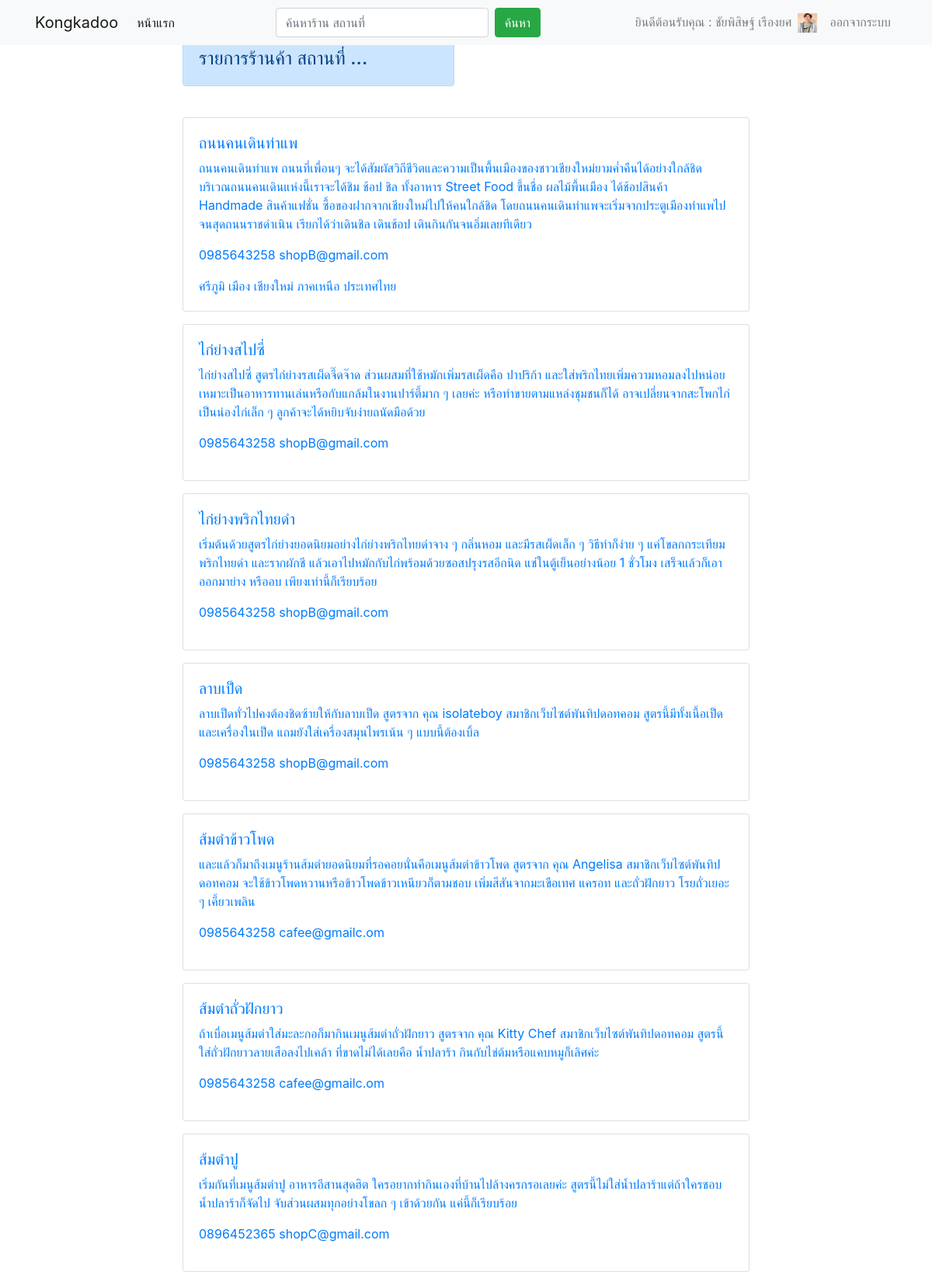
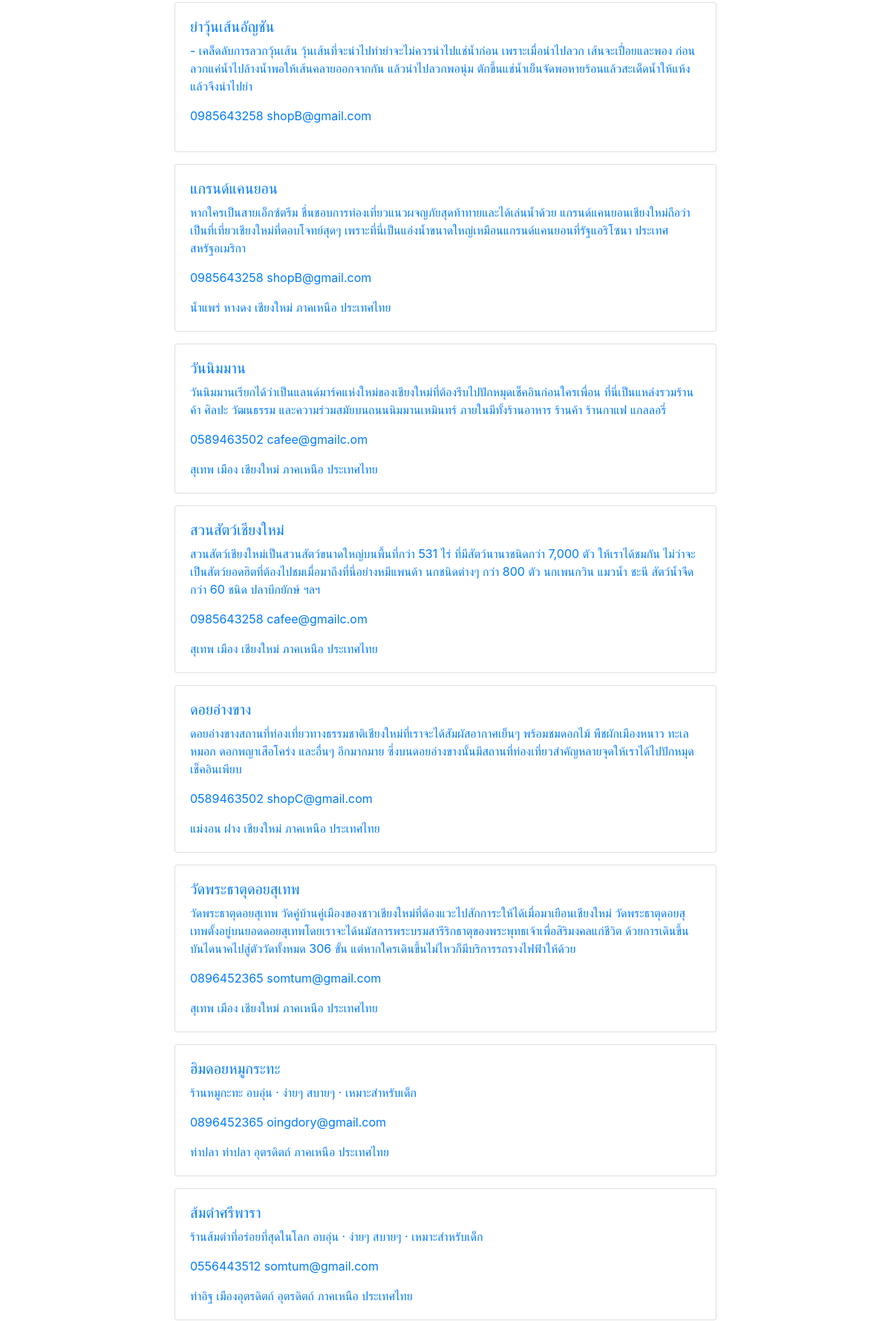
Page /index.php (signed in, upper part) on the committed database (2 pictures, top to bottom).
### tables this page shows
CREATE TABLE `shop` (
  `idshop` int(11) NOT NULL,
  `shop_name` varchar(255) NOT NULL,
  `shop_phone` varchar(10) NOT NULL,
  `shop_email` varchar(255) NOT NULL,
  `shop_explain` text NOT NULL,
  `shop_country` varchar(255) NOT NULL,
  `shop_geography` varchar(255) NOT NULL,
  `shop_province` varchar(255) NOT NULL,
  `shop_amphur` varchar(255) NOT NULL,
  `shop_district` varchar(255) NOT NULL,
  `shop_village` varchar(255) NOT NULL,
  `shop_pic` varchar(255) NOT NULL,
  `shop_username` varchar(255) NOT NULL,
  `shop_type` varchar(255) NOT NULL
);

### index.php (the view, shortened to what this page needs)
<?php session_start();
include 'header.php';
if (isset($_POST['search'])) {
    $search = '%' . $_POST['search'] . '%';
    $sql = 'SELECT * from review where (topic LIKE"' . $search . '")';
    $sql .= 'or (content LIKE "' . $search . '")order by idreview desc';
} else {
    $sql = 'SELECT * from shop order by idshop desc';
}
$result = mysql_query($sql) or die(mysql_error());
?>
<div class="container">
    <div class="row">
        <div class="col-sm col-md col-lg col-xl">
            <nav class="navbar navbar-expand-lg fixed-top navbar-light bg-light">
                <div class="container">
                    <a class="navbar-brand" href="index.php">Kongkadoo</a>
                    <div class="collapse navbar-collapse" id="navbarSupportedContent">
                        <ul class="navbar-nav mr-auto">
                            <li class="nav-item active">
                                <a class="nav-link" href="index.php">หน้าแรก <span class="sr-only">(current)</span></a>
                            </li>
                        </ul>
                        <form id="formsearch" name="formsearch" method="post" action="search_file.php"
                            class="form-inline my-4 my-lg-0">
                            <input name="search" type="text" id="search" required class="form-control mr-sm-2"
                                placeholder="ค้นหาร้าน สถานที่" />
                            <button class="btn btn-success my-2 my-sm-0" type="submit">ค้นหา</button>
                        </form>
                        <ul class="navbar-nav ml-auto">
                            <?php if (isset($_SESSION['id'])) {?>
                            <li class="nav-item">
                                <span class="navbar-text">
                                    <?php echo "ยินดีต้อนรับคุณ : " . $_SESSION['fullname']; ?>
                                </span>
                            </li>
                            <li class="nav-item">
                                <a class="nav-link" href=""><img src="Image/<?php echo $_SESSION['pic']; ?>" alt=""
                                        width="25" height="25"> <span class="sr-only">(current)</span></a>
                            </li>
                            <li class="nav-item">
                                <a class="nav-link" href="logout.php">ออกจากระบบ </a>
                            </li>
                            <?php }?>
                        </ul>
                    </div>
                </div>
            </nav>
        </div>
    </div>
</div>
<br>
<br>
<div class="container">
    <div class="row">
        <div class=col-2></div>
        <div class=col-4>
            <div class="alert alert-primary" role="alert">
                <h4>รายการร้านค้า สถานที่ ...</h4>
            </div>
        </div>
    </div>
    <div class="row">
        <div class="col-2"></div>
        <div class="col-8">
            <br>
            <?php
while ($row = mysql_fetch_assoc($result)) {
    echo "<div class='card'>";
    echo "<div class='card-body text-white '>";
    echo "<H5 class='card-text'><a href='shop_profile.php?idshop=" . $row['idshop'] . "'>" . $row['shop_name'] . "</a></H5>";
    echo "<p class='card-text'><a href='shop_profile.php?idshop=" . $row['idshop'] . "'>" . $row['shop_explain'] . "</a></p>";
    echo "<p class='card-text'><a href='shop_profile.php?idshop=" . $row['idshop'] . "'>" . $row['shop_phone'] . "  " . $row['shop_email'] . "</a></p>";
    echo "<p class='card-text'><a href='shop_profile.php?idshop=" . $row['idshop'] . "'>" . $row['shop_district'] . "  " . $row['shop_amphur'] . "  " . $row['shop_province'] . "  " . $row['shop_geography'] . "  " . $row['shop_country'] . "</a></p>";
    echo "</div>";
    echo "</div>";
}
?>
        </div>
    </div>
</div>
<?php include 'footer.php';?>

### rows in the picture
shop: shop_name "ถนนคนเดินท่าแพ", shop_explain "ถนนคนเดินท่าแพ ถนนที่เพื่อนๆ จะได้สัมผัสวิถีชีวิตและความเป็นพื้นเมืองของชาวเชียงใหม่ยามค่ำคืนได้อย่างใกล้ชิด บริเวณถนนคนเดินแห่งนี้เราจะได้ชิม ช้อป ชิล ทั้งอาหาร Street Food ขึ้นชื่อ ผลไม้พื้นเมือง ได้ช้อปสินค้า Handmade สินค้าแฟชั่น ซื้อของฝากจากเชียงใหม่ไปให้คนใกล้ชิด โดยถนนคนเดินท่าแพจะเริ่มจากประตูเมืองท่าแพไปจนสุดถนนราชดำเนิน เรียกได้ว่าเดินชิล เดินช้อป เดินกินกันจนอิ่มเลยทีเดียว", shop_phone "0985643258", shop_email "shopB@gmail.com", shop_district "ศรีภูมิ", shop_amphur "เมือง", shop_province "เชียงใหม่", shop_geography "ภาคเหนือ", shop_country "ประเทศไทย"
shop: shop_name "ไก่ย่างสไปซี่", shop_explain "ไก่ย่างสไปซี่ สูตรไก่ย่างรสเผ็ดจี๊ดจ๊าด ส่วนผสมที่ใช้หมักเพิ่มรสเผ็ดคือ ปาปริก้า และใส่พริกไทยเพิ่มความหอมลงไปหน่อย เหมาะเป็นอาหารทานเล่นหรือกับแกล้มในงานปาร์ตี้มาก ๆ เลยค่ะ หรือทำขายตามแหล่งชุมชนก็ได้ อาจเปลี่ยนจากสะโพกไก่เป็นน่องไก่เล็ก ๆ ลูกค้าจะได้หยิบจับง่ายถนัดมือด้วย", shop_phone "0985643258", shop_email "shopB@gmail.com"
shop: shop_name "ไก่ย่างพริกไทยดำ", shop_explain "เริ่มต้นด้วยสูตรไก่ย่างยอดนิยมอย่างไก่ย่างพริกไทยดำจาง ๆ กลิ่นหอม และมีรสเผ็ดเล็ก ๆ วิธีทำก็ง่าย ๆ แค่โขลกกระเทียม พริกไทยดำ และรากผักชี แล้วเอาไปหมักกับไก่พร้อมด้วยซอสปรุงรสอีกนิด แช่ในตู้เย็นอย่างน้อย 1 ชั่วโมง เสร็จแล้วก็เอาออกมาย่าง หรืออบ เพียงเท่านี้ก็เรียบร้อย", shop_phone "0985643258", shop_email "shopB@gmail.com"
shop: shop_name "ลาบเป็ด", shop_explain "ลาบเป็ดทั่วไปคงต้องชิดซ้ายให้กับลาบเป็ด สูตรจาก คุณ isolateboy สมาชิกเว็บไซต์พันทิปดอทคอม สูตรนี้มีทั้งเนื้อเป็ดและเครื่องในเป็ด แถมยังใส่เครื่องสมุนไพรเน้น ๆ แบบนี้ต้องเบิ้ล", shop_phone "0985643258", shop_email "shopB@gmail.com"
shop: shop_name "ส้มตำข้าวโพด", shop_explain "และแล้วก็มาถึงเมนูร้านส้มตำยอดนิยมที่รอคอยนั่นคือเมนูส้มตำข้าวโพด สูตรจาก คุณ Angelisa สมาชิกเว็บไซต์พันทิปดอทคอม จะใช้ข้าวโพดหวานหรือข้าวโพดข้าวเหนียวก็ตามชอบ เพิ่มสีสันจากมะเขือเทศ แครอท และถั่วฝักยาว โรยถั่วเยอะ ๆ เคี้ยวเพลิน", shop_phone "0985643258", shop_email "cafee@gmailc.om"
shop: shop_name "ส้มตำถั่วฝักยาว", shop_explain "ถ้าเบื่อเมนูส้มตำใส่มะละกอก็มากินเมนูส้มตำถั่วฝักยาว สูตรจาก คุณ Kitty Chef สมาชิกเว็บไซต์พันทิปดอทคอม สูตรนี้ใส่ถั่วฝักยาวลายเสือลงไปเคล้า ที่ขาดไม่ได้เลยคือ น้ำปลาร้า กินกับไข่ต้มหรือแคบหมูก็เลิศค่ะ", shop_phone "0985643258", shop_email "cafee@gmailc.om"
shop: shop_name "ส้มตำปู", shop_explain "เริ่มกันที่เมนูส้มตำปู อาหารอีสานสุดฮิต ใครอยากทำกินเองที่บ้านไปล้างครกรอเลยค่ะ สูตรนี้ไม่ใส่น้ำปลาร้าแต่ถ้าใครชอบน้ำปลาร้าก็จัดไป จับส่วนผสมทุกอย่างโขลก ๆ เข้าด้วยกัน แค่นี้ก็เรียบร้อย", shop_phone "0896452365", shop_email "shopC@gmail.com"
shop: shop_name "ยำวุ้นเส้นอัญชัน", shop_explain "- เคล็ดลับการลวกวุ้นเส้น วุ้นเส้นที่จะนำไปทำยำจะไม่ควรนำไปแช่น้ำก่อน เพราะเมื่อนำไปลวก เส้นจะเปื่อยและพอง ก่อนลวกแค่น้ำไปล้างน้ำพอให้เส้นคลายออกจากกัน แล้วนำไปลวกพอนุ่ม ตักขึ้นแช่น้ำเย็นจัดพอหายร้อนแล้วสะเด็ดน้ำให้แห้งแล้วจึงนำไปยำ", shop_phone "0985643258", shop_email "shopB@gmail.com"
shop: shop_name "แกรนด์แคนยอน", shop_explain "หากใครเป็นสายเอ็กซ์ตรีม ชื่นชอบการท่องเที่ยวแนวผจญภัยสุดท้าทายและได้เล่นน้ำด้วย แกรนด์แคนยอนเชียงใหม่ถือว่าเป็นที่เที่ยวเชียงใหม่ที่ตอบโจทย์สุดๆ เพราะที่นี่เป็นแอ่งน้ำขนาดใหญ่เหมือนแกรนด์แคนยอนที่รัฐแอริโซนา ประเทศสหรัฐอเมริกา", shop_phone "0985643258", shop_email "shopB@gmail.com", shop_district "น้ำแพร่", shop_amphur "หางดง", shop_province "เชียงใหม่", shop_geography "ภาคเหนือ", shop_country "ประเทศไทย"
shop: shop_name "วันนิมมาน", shop_explain "วันนิมมานเรียกได้ว่าเป็นแลนด์มาร์คแห่งใหม่ของเชียงใหม่ที่ต้องรีบไปปักหมุดเช็คอินก่อนใครเพื่อน ที่นี่เป็นแหล่งรวมร้านค้า ศิลปะ วัฒนธรรม และความร่วมสมัยบนถนนนิมมานเหมินทร์ ภายในมีทั้งร้านอาหาร ร้านค้า ร้านกาแฟ แกลลอรี่", shop_phone "0589463502", shop_email "cafee@gmailc.om", shop_district "สุเทพ", shop_amphur "เมือง", shop_province "เชียงใหม่", shop_geography "ภาคเหนือ", shop_country "ประเทศไทย"
shop: shop_name "สวนสัตว์เชียงใหม่", shop_explain "สวนสัตว์เชียงใหม่เป็นสวนสัตว์ขนาดใหญ่บนพื้นที่กว่า 531 ไร่ ที่มีสัตว์นานาชนิดกว่า 7,000 ตัว ให้เราได้ชมกัน ไม่ว่าจะเป็นสัตว์ยอดฮิตที่ต้องไปชมเมื่อมาถึงที่นี่อย่างหมีแพนด้า นกชนิดต่างๆ กว่า 800 ตัว นกเพนกวิน แมวนํ้า ชะนี สัตว์น้ำจืดกว่า 60 ชนิด ปลาบึกยักษ์ ฯลฯ", shop_phone "0985643258", shop_email "cafee@gmailc.om", shop_district "สุเทพ", shop_amphur "เมือง", shop_province "เชียงใหม่", shop_geography "ภาคเหนือ", shop_country "ประเทศไทย"
shop: shop_name "ดอยอ่างขาง", shop_explain "ดอยอ่างขางสถานที่ท่องเที่ยวทางธรรมชาติเชียงใหม่ที่เราจะได้สัมผัสอากาศเย็นๆ พร้อมชมดอกไม้ พืชผักเมืองหนาว ทะเลหมอก ดอกพญาเสือโคร่ง และอื่นๆ อีกมากมาย ซึ่งบนดอยอ่างขางนั้นมีสถานที่ท่องเที่ยวสำคัญหลายจุดให้เราได้ไปปักหมุดเช็คอินเพียบ", shop_phone "0589463502", shop_email "shopC@gmail.com", shop_district "แม่งอน", shop_amphur "ฝาง", shop_province "เชียงใหม่", shop_geography "ภาคเหนือ", shop_country "ประเทศไทย"
shop: shop_name "วัดพระธาตุดอยสุเทพ", shop_explain "วัดพระธาตุดอยสุเทพ วัดคู่บ้านคู่เมืองของชาวเชียงใหม่ที่ต้องแวะไปสักการะให้ได้เมื่อมาเยือนเชียงใหม่ วัดพระธาตุดอยสุเทพตั้งอยู่บนยอดดอยสุเทพโดยเราจะได้นมัสการพระบรมสารีริกธาตุของพระพุทธเจ้าเพื่อสิริมงคลแก่ชีวิต ด้วยการเดินขึ้นบันไดนาคไปสู่ตัววัดทั้งหมด 306 ขั้น แต่หากใครเดินขึ้นไม่ไหวก็มีบริการรถรางไฟฟ้าให้ด้วย", shop_phone "0896452365", shop_email "somtum@gmail.com", shop_district "สุเทพ", shop_amphur "เมือง", shop_province "เชียงใหม่", shop_geography "ภาคเหนือ", shop_country "ประเทศไทย"
shop: shop_name "ฮิมดอยหมูกระทะ", shop_explain "ร้านหมูกะทะ อบอุ่น · ง่ายๆ สบายๆ · เหมาะสำหรับเด็ก", shop_phone "0896452365", shop_email "oingdory@gmail.com", shop_district "ท่าปลา", shop_amphur "ท่าปลา", shop_province "อุตรดิตถ์", shop_geography "ภาคเหนือ", shop_country "ประเทศไทย"
shop: shop_name "ส้มตำศรีพารา", shop_explain "ร้านส้มตำที่อร่อยที่สุดในโลก อบอุ่น · ง่ายๆ สบายๆ · เหมาะสำหรับเด็ก", shop_phone "0556443512", shop_email "somtum@gmail.com", shop_district "ท่าอิฐ", shop_amphur "เมืองอุตรดิตถ์", shop_province "อุตรดิตถ์", shop_geography "ภาคเหนือ", shop_country "ประเทศไทย"

### other values in the picture
$_SESSION['fullname'] "ชัยพิสิษฐ์ เรืองยศ"
